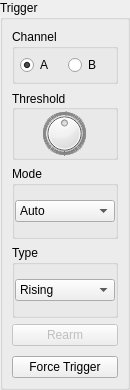
       <widget class="QGroupBox" name="triggerControl">
        <property name="sizePolicy">
         <sizepolicy hsizetype="Preferred" vsizetype="Preferred">
          <horstretch>0</horstretch>
          <verstretch>0</verstretch>
         </sizepolicy>
        </property>
        <property name="minimumSize">
         <size>
          <width>130</width>
          <height>390</height>
         </size>
        </property>
        <property name="maximumSize">
         <size>
          <width>130</width>
          <height>16777215</height>
         </size>
        </property>
        <property name="title">
         <string>Trigger</string>
        </property>
        <layout class="QVBoxLayout" name="verticalLayout_14">
         <property name="spacing">
          <number>-1</number>
         </property>
         <property name="leftMargin">
          <number>9</number>
         </property>
         <property name="topMargin">
          <number>9</number>
         </property>
         <property name="rightMargin">
          <number>9</number>
         </property>
         <property name="bottomMargin">
          <number>9</number>
         </property>
         <item>
          <widget class="QGroupBox" name="couplingContainerA_2">
           <property name="enabled">
            <bool>true</bool>
           </property>
           <property name="maximumSize">
            <size>
             <width>16777215</width>
             <height>55</height>
            </size>
           </property>
           <property name="title">
            <string>Channel</string>
           </property>
           <property name="flat">
            <bool>false</bool>
           </property>
           <layout class="QHBoxLayout" name="horizontalLayout_14">
            <property name="spacing">
             <number>5</number>
            </property>
            <property name="leftMargin">
             <number>5</number>
            </property>
            <property name="topMargin">
             <number>5</number>
            </property>
            <property name="rightMargin">
             <number>5</number>
            </property>
            <property name="bottomMargin">
             <number>5</number>
            </property>
            <item>
             <widget class="QRadioButton" name="triggerChannelA">
              <property name="text">
               <string>A</string>
              </property>
              <property name="checked">
               <bool>true</bool>
              </property>
             </widget>
            </item>
            <item>
             <widget class="QRadioButton" name="triggerChannelB">
              <property name="text">
               <string>B</string>
              </property>
             </widget>
            </item>
           </layout>
          </widget>
         </item>
         <item>
          <widget class="QGroupBox" name="triggerThresholdContainer">
           <property name="sizePolicy">
            <sizepolicy hsizetype="Preferred" vsizetype="Preferred">
             <horstretch>0</horstretch>
             <verstretch>0</verstretch>
            </sizepolicy>
           </property>
           <property name="maximumSize">
            <size>
             <width>16777215</width>
             <height>70</height>
            </size>
           </property>
           <property name="title">
            <string>Threshold</string>
           </property>
           <property name="alignment">
            <set>Qt::AlignLeading|Qt::AlignLeft|Qt::AlignVCenter</set>
           </property>
           <property name="flat">
            <bool>false</bool>
           </property>
           <layout class="QHBoxLayout" name="horizontalLayout_13">
            <property name="spacing">
             <number>1</number>
            </property>
            <property name="leftMargin">
             <number>0</number>
            </property>
            <property name="topMargin">
             <number>0</number>
            </property>
            <property name="rightMargin">
             <number>0</number>
            </property>
            <property name="bottomMargin">
             <number>0</number>
            </property>
            <item>
             <widget class="QDial" name="triggerThresholdDial">
              <property name="minimumSize">
               <size>
                <width>45</width>
                <height>45</height>
               </size>
              </property>
              <property name="maximumSize">
               <size>
                <width>45</width>
                <height>45</height>
               </size>
              </property>
              <property name="minimum">
               <number>1126</number>
              </property>
              <property name="maximum">
               <number>2970</number>
              </property>
              <property name="singleStep">
               <number>1</number>
              </property>
              <property name="pageStep">
               <number>512</number>
              </property>
              <property name="value">
               <number>2048</number>
              </property>
              <property name="tracking">
               <bool>true</bool>
              </property>
              <property name="wrapping">
               <bool>true</bool>
              </property>
              <property name="notchesVisible">
               <bool>true</bool>
              </property>
             </widget>
            </item>
           </layout>
          </widget>
         </item>
         <item>
          <widget class="QGroupBox" name="groupBox_3">
           <property name="title">
            <string>Mode</string>
           </property>
           <layout class="QVBoxLayout" name="verticalLayout_6">
            <property name="leftMargin">
             <number>0</number>
            </property>
            <property name="topMargin">
             <number>0</number>
            </property>
            <property name="rightMargin">
             <number>0</number>
            </property>
            <property name="bottomMargin">
             <number>0</number>
            </property>
            <item>
             <widget class="QComboBox" name="triggerModeComboBox">
              <property name="sizePolicy">
               <sizepolicy hsizetype="Minimum" vsizetype="Fixed">
                <horstretch>0</horstretch>
                <verstretch>0</verstretch>
               </sizepolicy>
              </property>
              <item>
               <property name="text">
                <string>Auto</string>
               </property>
              </item>
              <item>
               <property name="text">
                <string>Normal</string>
               </property>
              </item>
              <item>
               <property name="text">
                <string>Single</string>
               </property>
              </item>
             </widget>
            </item>
           </layout>
          </widget>
         </item>
         <item>
          <widget class="QGroupBox" name="groupBox_4">
           <property name="title">
            <string>Type</string>
           </property>
           <layout class="QVBoxLayout" name="verticalLayout_9">
            <property name="leftMargin">
             <number>0</number>
            </property>
            <property name="topMargin">
             <number>0</number>
            </property>
            <property name="rightMargin">
             <number>0</number>
            </property>
            <property name="bottomMargin">
             <number>0</number>
            </property>
            <item>
             <widget class="QComboBox" name="triggerTypeComboBox">
              <property name="sizePolicy">
               <sizepolicy hsizetype="Minimum" vsizetype="Fixed">
                <horstretch>0</horstretch>
                <verstretch>0</verstretch>
               </sizepolicy>
              </property>
              <item>
               <property name="text">
                <string>Rising</string>
               </property>
              </item>
              <item>
               <property name="text">
                <string>Falling</string>
               </property>
              </item>
              <item>
               <property name="text">
                <string>Level</string>
               </property>
              </item>
             </widget>
            </item>
           </layout>
          </widget>
         </item>
         <item>
          <layout class="QVBoxLayout" name="verticalLayout_10">
           <property name="spacing">
            <number>10</number>
           </property>
           <item>
            <widget class="QPushButton" name="rearmButton">
             <property name="enabled">
              <bool>false</bool>
             </property>
             <property name="sizePolicy">
              <sizepolicy hsizetype="Minimum" vsizetype="Fixed">
               <horstretch>0</horstretch>
               <verstretch>0</verstretch>
              </sizepolicy>
             </property>
             <property name="text">
              <string>Rearm</string>
             </property>
            </widget>
           </item>
           <item>
            <widget class="QPushButton" name="forceTriggerButton">
             <property name="enabled">
              <bool>true</bool>
             </property>
             <property name="sizePolicy">
              <sizepolicy hsizetype="Minimum" vsizetype="Fixed">
               <horstretch>0</horstretch>
               <verstretch>0</verstretch>
              </sizepolicy>
             </property>
             <property name="text">
              <string>Force Trigger</string>
             </property>
            </widget>
           </item>
          </layout>
         </item>
        </layout>
        <zorder>triggerThresholdContainer</zorder>
        <zorder>couplingContainerA_2</zorder>
        <zorder>groupBox_3</zorder>
        <zorder>groupBox_4</zorder>
       </widget>
